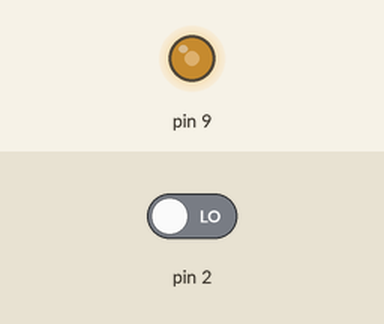
This sketch was run on a simulated Arduino Uno, built with avr-gcc and run on an emulated ATmega328P. Parts: output pins drawn as LEDs (lit = HIGH). The test bench sets the inputs (shaded band); at power-on: pin 2 LOW.

Above: at 0.1 s.
Timing chart, 0 to 1.6 s (numbered marks = the images above):
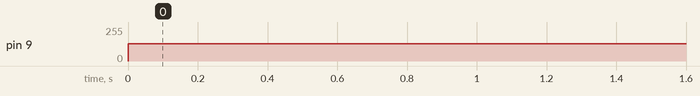

Measured:
- by itself, pin 9: 0/255 → 128/255 at 0.00 s

The sketch:

Clock_Check_Radio_TX_2.ino
```cpp
#include<avr/io.h>
//#include<avr/interrupt.h>
//#include<util/delay.h>

#define sbi(X,Y) X|=(1<<Y)
#define cbi(X,Y) X&=~(1<<Y)
#define tog(X,Y) X^=(1<<Y)

long int i=0,t;
uint16_t TCNT0H=0;

#define TCNT0T (TCNT0H<<8)|TCNT0;

void rf_receive_init()
{
  Serial.begin(2000000);
  sbi(EIMSK,INT0);
  EICRA|=(1<<ISC00)|(1<<ISC01);     //Trigger at rise
  TIMSK0|=1;  //TOV interrut enable
  sei();
  sbi(TCCR0B,CS01);       //prescaler 8
}

int main()
{
  rf_receive_init();
  //Timer 1 PWM code
  sbi(DDRB,1);
  ICR1=40000;
  OCR1A=20000;
  TCCR1A|=(1<<WGM11)|(1<<COM1A1); //set at BOTTOM, clear on Compare Match
  TCCR1B|=(1<<WGM12)|(1<<WGM13)|(1<<CS11);  //Fast PWM with ICR1 as TOP , Prescaler 8
  while(1);
  return 0;
}

ISR(INT0_vect)
{
  if(i==5)
      TCNT1=0;
  t=TCNT0T;
  TCNT0=0;
  TCNT0H=0;
  if(t>270&&t<430){
    if(i==5)
      i=0;
    else
      i++;
  }
  else
    i=0;
}

ISR(TIMER0_OVF_vect)
{
  TCNT0H++;
}
```
